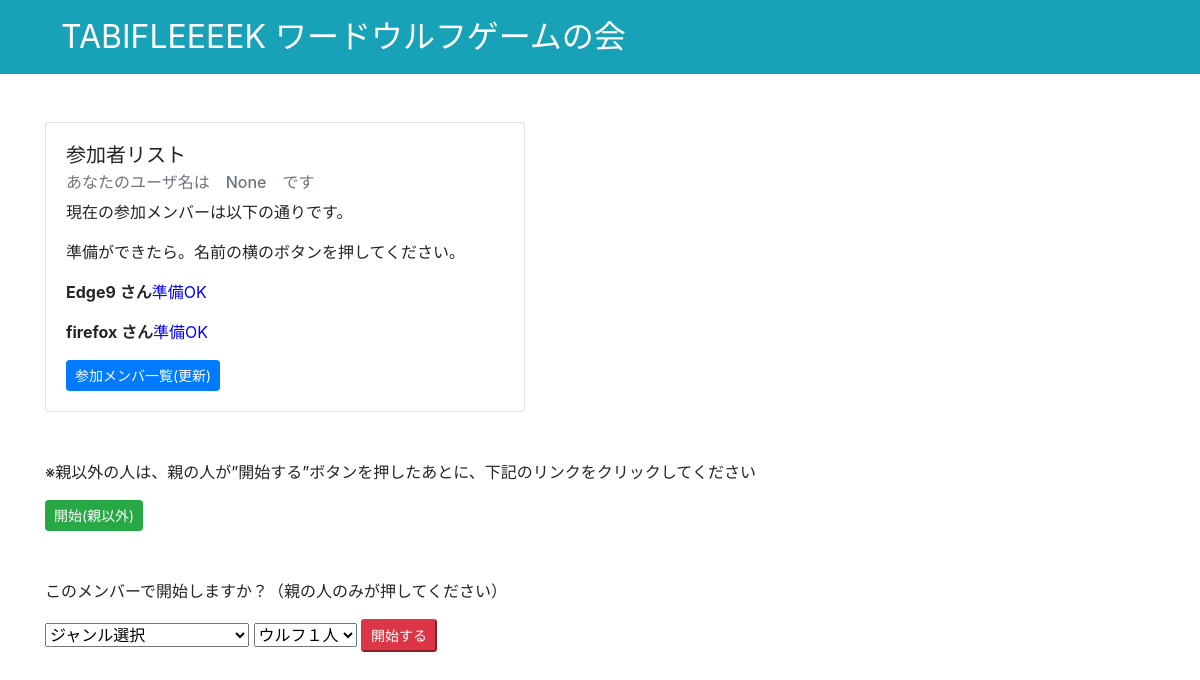
The page /memberlist on the database as committed earlier.
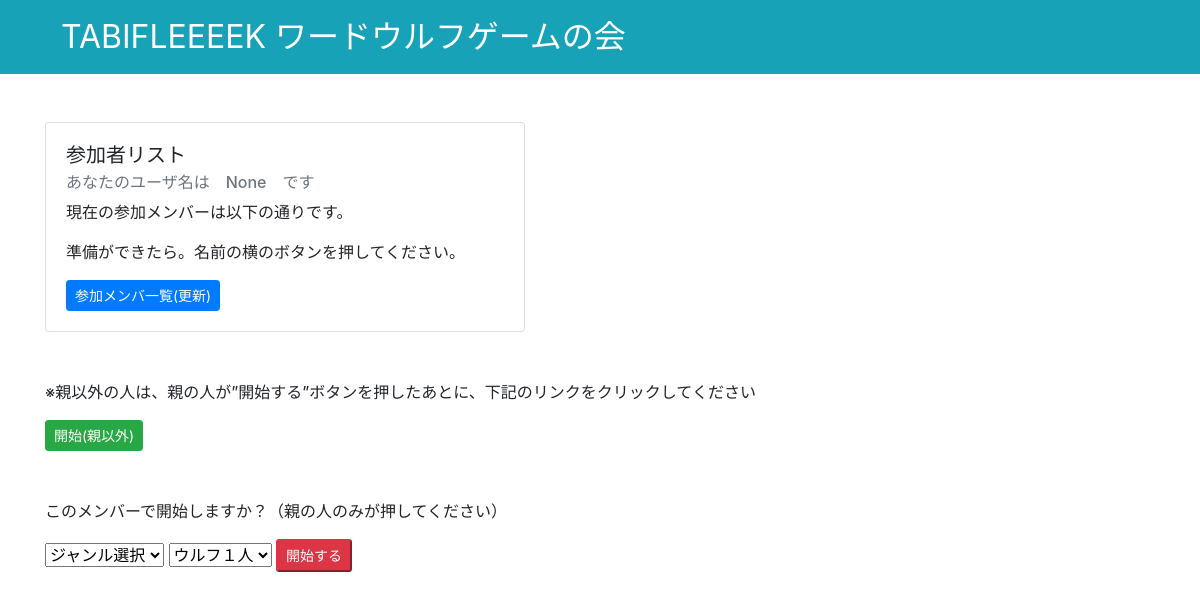
The same page on the database as committed later.
### app.py (models this page shows, shortened)
class MemberList(db.Model):
    __tablename__ = 'players'
    id = db.Column(db.Integer, primary_key=True)
    username = db.Column(db.Text, nullable=False)
    comment = db.Column(db.String(128), nullable=False)
    vote_num = db.Column(db.Integer, nullable=False)
    ulf_flg = db.Column(db.Integer, nullable=False)
    to_vote = db.Column(db.Integer, nullable=False)
    to_vote2 = db.Column(db.Integer, nullable=False)
    prepare_flg = db.Column(db.Integer, nullable=False)

### app.py (the view)
@app.route('/memberlist')
def load_member_list():
    myname = session.get('username')
    MemberList_DB = db.session.query(MemberList).all()
    flg_start = 1
    for member in MemberList_DB:
        if member.prepare_flg == 0 :
            flg_start = 0 #まだ準備できていない人がいる
            break
    word_Genre = db.session.query(OrignalGenreData).all()
    return render_template('member_list.html',MemberList_DB=MemberList_DB,myname = myname, word_Genre = word_Genre,flg_start = flg_start)

### app.py (called while the page is built)
    def __repr__(self):
        return f"{self.GenreData}"

### templates/member_list.html (shortened to what this page needs)
{% extends 'base.html' %}
{% block content %}
<div class="py-5">
  <div class="card" style="width: 30rem;">
    <div class="card-body">
      <h5 class="card-title">参加者リスト</h5>
      <h6 class="card-subtitle mb-2 text-muted">あなたのユーザ名は　{{myname}}　です </h6>
      <p class="card-text">現在の参加メンバーは以下の通りです。</p>
      <p class="card-text">準備ができたら。名前の横のボタンを押してください。</p>
      {% for member in MemberList_DB %}
      <p>
          <div style="display:inline-flex">
            <b>{{ member.username }} さん</b>
            {% if member.prepare_flg == 0 %}
              {% if member.username == myname %}
                <form action="/memberlist_check" style="display:inline;" method="POST">
                  <input  type="submit"  name="BtnID" value="{{member.id}}" >
                </form>
              {% endif %}
            {% else %}
              <font color="blue">   準備OK </font>
            {% endif %}
          </div>
      <br>
      </p>
      {% endfor %}
      <a class="btn btn-primary btn-sm" href="{{ url_for('load_member_list') }}" role="button">参加メンバ一覧(更新)</a>
    </div>
  </div>
</div>
{% if flg_start == 1 %}
<p>※親以外の人は、親の人が”開始する”ボタンを押したあとに、下記のリンクをクリックしてください</p>
<a class="btn btn-success btn-sm" href="{{ url_for('memberlist_prepare')}}" role="button">開始(親以外)</a>
<div class="py-5">
<p>このメンバーで開始しますか？（親の人のみが押してください）</p>
<form action="/prepare" method="POST">
  <select name="genre_num">
    <option value=1>ジャンル選択</option>
  </select>
  <select name="number_wolf">
    <option value=1>ウルフ１人</option>
  </select>
  <input class="submit-button btn-danger btn-sm" value="開始する" type="submit" id="button1" >
</form>
</div>
{% else %}
  <p>※まだ全員が準備ができていない状態です。準備ができたら、上部の<u>参加メンバ一覧(更新)</u>のリンクをクリックしてください。</p>
{% endif %}
{% endblock %}

### templates/base.html (shortened to what this page needs)
<!DOCTYPE html>
<html lang="ja">
    <head>
        <link rel="stylesheet" href="https://stackpath.bootstrapcdn.com/bootstrap/4.4.1/css/bootstrap.min.css">
    </head>
    <body>
        <nav class="navbar  navbar-dark bg-info">
            <div class="container-md">
                <a class="navbar-brand pl-3" href="/" style="font-size: 2rem;">TABIFLEEEEK ワードウルフゲームの会</a>
            </div>
        </nav>
        <div class="container">
            {% block content %}
            {% endblock %}
        </div>
    </body>
</html>

Rows that differ between the two databases and show on the page:
removed MemberList: username "Edge9", prepare_flg "準備OK"
removed MemberList: username "firefox", prepare_flg "準備OK"
